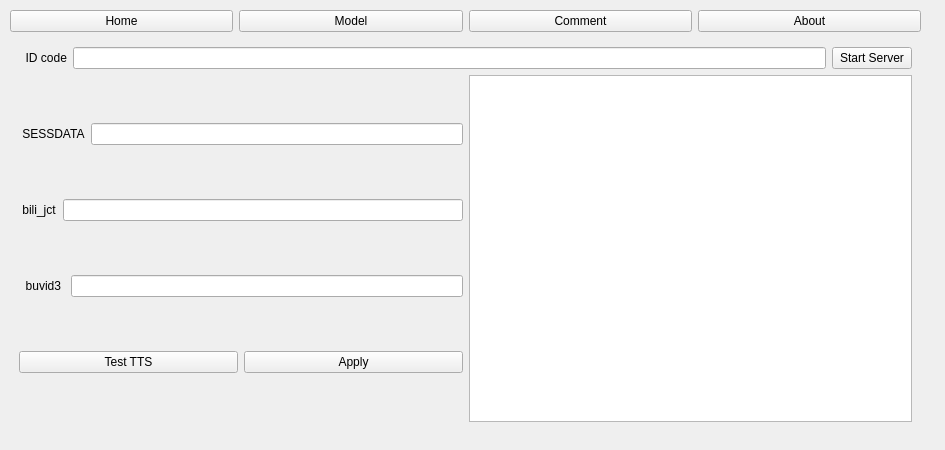
<?xml version="1.0" encoding="UTF-8"?>
<ui version="4.0">
 <class>MainWindow</class>
 <widget class="QMainWindow" name="MainWindow">
  <property name="geometry">
   <rect>
    <x>0</x>
    <y>0</y>
    <width>945</width>
    <height>450</height>
   </rect>
  </property>
  <property name="sizePolicy">
   <sizepolicy hsizetype="Fixed" vsizetype="Fixed">
    <horstretch>0</horstretch>
    <verstretch>0</verstretch>
   </sizepolicy>
  </property>
  <property name="minimumSize">
   <size>
    <width>945</width>
    <height>450</height>
   </size>
  </property>
  <property name="maximumSize">
   <size>
    <width>945</width>
    <height>450</height>
   </size>
  </property>
  <property name="windowTitle">
   <string>BiliStreamEcho</string>
  </property>
  <widget class="QWidget" name="centralwidget">
   <widget class="QWidget" name="layoutWidget">
    <property name="geometry">
     <rect>
      <x>10</x>
      <y>10</y>
      <width>911</width>
      <height>421</height>
     </rect>
    </property>
    <layout class="QVBoxLayout" name="verticalLayout_13">
     <item>
      <layout class="QHBoxLayout" name="horizontalLayout">
       <item>
        <widget class="QPushButton" name="pushButton_1">
         <property name="text">
          <string>Home</string>
         </property>
        </widget>
       </item>
       <item>
        <widget class="QPushButton" name="pushButton_2">
         <property name="text">
          <string>Model</string>
         </property>
        </widget>
       </item>
       <item>
        <widget class="QPushButton" name="pushButton_3">
         <property name="text">
          <string>Comment</string>
         </property>
        </widget>
       </item>
       <item>
        <widget class="QPushButton" name="pushButton_4">
         <property name="text">
          <string>About</string>
         </property>
        </widget>
       </item>
      </layout>
     </item>
     <item>
      <widget class="QStackedWidget" name="stackedWidget">
       <property name="currentIndex">
        <number>0</number>
       </property>
       <widget class="QWidget" name="page">
        <layout class="QGridLayout" name="gridLayout_6">
         <item row="0" column="0">
          <layout class="QVBoxLayout" name="verticalLayout_19">
           <item>
            <layout class="QHBoxLayout" name="horizontalLayout_6">
             <item>
              <widget class="QLabel" name="label_16">
               <property name="text">
                <string>  ID code</string>
               </property>
              </widget>
             </item>
             <item>
              <widget class="QLineEdit" name="lineEdit_3"/>
             </item>
             <item>
              <widget class="QPushButton" name="pushButton">
               <property name="text">
                <string>Start Server</string>
               </property>
              </widget>
             </item>
            </layout>
           </item>
           <item>
            <layout class="QHBoxLayout" name="horizontalLayout_7">
             <item>
              <layout class="QVBoxLayout" name="verticalLayout_10">
               <item>
                <layout class="QHBoxLayout" name="horizontalLayout_4">
                 <item>
                  <widget class="QLabel" name="label_13">
                   <property name="text">
                    <string> SESSDATA</string>
                   </property>
                  </widget>
                 </item>
                 <item>
                  <widget class="QLineEdit" name="lineEdit_10">
                   <property name="echoMode">
                    <enum>QLineEdit::PasswordEchoOnEdit</enum>
                   </property>
                  </widget>
                 </item>
                </layout>
               </item>
               <item>
                <layout class="QHBoxLayout" name="horizontalLayout_8">
                 <item>
                  <widget class="QLabel" name="label_21">
                   <property name="text">
                    <string> bili_jct</string>
                   </property>
                  </widget>
                 </item>
                 <item>
                  <widget class="QLineEdit" name="lineEdit_11">
                   <property name="echoMode">
                    <enum>QLineEdit::PasswordEchoOnEdit</enum>
                   </property>
                  </widget>
                 </item>
                </layout>
               </item>
               <item>
                <layout class="QHBoxLayout" name="horizontalLayout_9">
                 <item>
                  <widget class="QLabel" name="label_22">
                   <property name="text">
                    <string>  buvid3 </string>
                   </property>
                  </widget>
                 </item>
                 <item>
                  <widget class="QLineEdit" name="lineEdit_12">
                   <property name="echoMode">
                    <enum>QLineEdit::PasswordEchoOnEdit</enum>
                   </property>
                  </widget>
                 </item>
                </layout>
               </item>
               <item>
                <layout class="QHBoxLayout" name="horizontalLayout_10">
                 <item>
                  <widget class="QPushButton" name="pushButton_9">
                   <property name="text">
                    <string>Test TTS</string>
                   </property>
                  </widget>
                 </item>
                 <item>
                  <widget class="QPushButton" name="pushButton_12">
                   <property name="text">
                    <string>Apply</string>
                   </property>
                  </widget>
                 </item>
                </layout>
               </item>
              </layout>
             </item>
             <item>
              <widget class="QPlainTextEdit" name="plainTextEdit">
               <property name="plainText">
                <string/>
               </property>
              </widget>
             </item>
            </layout>
           </item>
          </layout>
         </item>
        </layout>
       </widget>
       <widget class="QWidget" name="page_2">
        <layout class="QGridLayout" name="gridLayout_2">
         <item row="0" column="0">
          <layout class="QVBoxLayout" name="verticalLayout_7">
           <item>
            <layout class="QHBoxLayout" name="modelselect">
             <item>
              <layout class="QVBoxLayout" name="verticalLayout_15">
               <item>
                <widget class="QPushButton" name="pushButton_10">
                 <property name="text">
                  <string>Refresh</string>
                 </property>
                </widget>
               </item>
               <item>
                <widget class="QPushButton" name="pushButton_11">
                 <property name="text">
                  <string>File Path</string>
                 </property>
                </widget>
               </item>
              </layout>
             </item>
             <item>
              <widget class="QLabel" name="label_9">
               <property name="text">
                <string>       GPT_Model</string>
               </property>
              </widget>
             </item>
             <item>
              <widget class="QComboBox" name="comboBox_6"/>
             </item>
             <item>
              <widget class="QLabel" name="label_10">
               <property name="text">
                <string>        SoVITS_Model</string>
               </property>
              </widget>
             </item>
             <item>
              <widget class="QComboBox" name="comboBox_5"/>
             </item>
            </layout>
           </item>
           <item>
            <layout class="QHBoxLayout" name="referdetail_2">
             <item>
              <widget class="QLabel" name="label_6">
               <property name="text">
                <string>   Reference Audio  </string>
               </property>
              </widget>
             </item>
             <item>
              <widget class="QLineEdit" name="lineEdit_6"/>
             </item>
             <item>
              <layout class="QVBoxLayout" name="verticalLayout_14"/>
             </item>
            </layout>
           </item>
           <item>
            <layout class="QHBoxLayout" name="referdetail">
             <item>
              <widget class="QLabel" name="label_7">
               <property name="text">
                <string>   Audio Subtitle   </string>
               </property>
              </widget>
             </item>
             <item>
              <widget class="QLineEdit" name="lineEdit_4"/>
             </item>
             <item>
              <layout class="QVBoxLayout" name="verticalLayout_4"/>
             </item>
            </layout>
           </item>
           <item>
            <layout class="QHBoxLayout" name="horizontalLayout_2">
             <item>
              <layout class="QHBoxLayout" name="modeldetail">
               <item>
                <layout class="QVBoxLayout" name="verticalLayout">
                 <item>
                  <widget class="QLabel" name="label">
                   <property name="toolTip">
                    <string>toolTip test</string>
                   </property>
                   <property name="text">
                    <string>   top_k</string>
                   </property>
                  </widget>
                 </item>
                 <item>
                  <widget class="QLabel" name="label_2">
                   <property name="text">
                    <string>   top_p</string>
                   </property>
                  </widget>
                 </item>
                 <item>
                  <widget class="QLabel" name="label_3">
                   <property name="text">
                    <string>temperature</string>
                   </property>
                  </widget>
                 </item>
                </layout>
               </item>
               <item>
                <layout class="QVBoxLayout" name="verticalLayout_2">
                 <item>
                  <widget class="QSlider" name="horizontalSlider">
                   <property name="minimum">
                    <number>1</number>
                   </property>
                   <property name="maximum">
                    <number>100</number>
                   </property>
                   <property name="value">
                    <number>5</number>
                   </property>
                   <property name="orientation">
                    <enum>Qt::Horizontal</enum>
                   </property>
                  </widget>
                 </item>
                 <item>
                  <widget class="QSlider" name="horizontalSlider_2">
                   <property name="maximum">
                    <number>100</number>
                   </property>
                   <property name="singleStep">
                    <number>5</number>
                   </property>
                   <property name="pageStep">
                    <number>10</number>
                   </property>
                   <property name="value">
                    <number>100</number>
                   </property>
                   <property name="orientation">
                    <enum>Qt::Horizontal</enum>
                   </property>
                  </widget>
                 </item>
                 <item>
                  <widget class="QSlider" name="horizontalSlider_3">
                   <property name="maximum">
                    <number>100</number>
                   </property>
                   <property name="singleStep">
                    <number>5</number>
                   </property>
                   <property name="value">
                    <number>100</number>
                   </property>
                   <property name="orientation">
                    <enum>Qt::Horizontal</enum>
                   </property>
                  </widget>
                 </item>
                </layout>
               </item>
               <item>
                <layout class="QVBoxLayout" name="verticalLayout_3">
                 <item>
                  <widget class="QSpinBox" name="spinBox">
                   <property name="minimum">
                    <number>1</number>
                   </property>
                   <property name="maximum">
                    <number>100</number>
                   </property>
                   <property name="value">
                    <number>5</number>
                   </property>
                  </widget>
                 </item>
                 <item>
                  <widget class="QDoubleSpinBox" name="doubleSpinBox">
                   <property name="maximum">
                    <double>1.000000000000000</double>
                   </property>
                   <property name="singleStep">
                    <double>0.050000000000000</double>
                   </property>
                   <property name="value">
                    <double>1.000000000000000</double>
                   </property>
                  </widget>
                 </item>
                 <item>
                  <widget class="QDoubleSpinBox" name="doubleSpinBox_2">
                   <property name="maximum">
                    <double>1.000000000000000</double>
                   </property>
                   <property name="singleStep">
                    <double>0.050000000000000</double>
                   </property>
                   <property name="value">
                    <double>1.000000000000000</double>
                   </property>
                  </widget>
                 </item>
                </layout>
               </item>
              </layout>
             </item>
             <item>
              <layout class="QHBoxLayout" name="cutlayout">
               <item>
                <layout class="QVBoxLayout" name="verticalLayout_5">
                 <item>
                  <widget class="QLabel" name="label_5">
                   <property name="text">
                    <string> Reference_Language </string>
                   </property>
                  </widget>
                 </item>
                 <item>
                  <widget class="QLabel" name="label_8">
                   <property name="text">
                    <string> Cutting_Method </string>
                   </property>
                  </widget>
                 </item>
                 <item>
                  <widget class="QLabel" name="label_4">
                   <property name="text">
                    <string> Output_Language </string>
                   </property>
                  </widget>
                 </item>
                </layout>
               </item>
               <item>
                <layout class="QVBoxLayout" name="verticalLayout_6">
                 <item>
                  <widget class="QComboBox" name="comboBox_2">
                   <item>
                    <property name="text">
                     <string>Chinese</string>
                    </property>
                   </item>
                   <item>
                    <property name="text">
                     <string>English</string>
                    </property>
                   </item>
                   <item>
                    <property name="text">
                     <string>Japanese</string>
                    </property>
                   </item>
                   <item>
                    <property name="text">
                     <string>Chinese and English</string>
                    </property>
                   </item>
                   <item>
                    <property name="text">
                     <string>Japanese and English</string>
                    </property>
                   </item>
                   <item>
                    <property name="text">
                     <string>Multilingual</string>
                    </property>
                   </item>
                  </widget>
                 </item>
                 <item>
                  <widget class="QComboBox" name="comboBox_4">
                   <item>
                    <property name="text">
                     <string>No slice</string>
                    </property>
                   </item>
                   <item>
                    <property name="text">
                     <string>Slice once every 4 sentences</string>
                    </property>
                   </item>
                   <item>
                    <property name="text">
                     <string>Cut per 50 characters</string>
                    </property>
                   </item>
                   <item>
                    <property name="text">
                     <string>Slice by Chinese punct</string>
                    </property>
                   </item>
                   <item>
                    <property name="text">
                     <string>Slice by English punct</string>
                    </property>
                   </item>
                   <item>
                    <property name="text">
                     <string>Slice by every punct</string>
                    </property>
                   </item>
                  </widget>
                 </item>
                 <item>
                  <widget class="QComboBox" name="comboBox_7">
                   <item>
                    <property name="text">
                     <string>Chinese</string>
                    </property>
                   </item>
                   <item>
                    <property name="text">
                     <string>English</string>
                    </property>
                   </item>
                   <item>
                    <property name="text">
                     <string>Japanese</string>
                    </property>
                   </item>
                   <item>
                    <property name="text">
                     <string>Chinese and English</string>
                    </property>
                   </item>
                   <item>
                    <property name="text">
                     <string>Japanese and English</string>
                    </property>
                   </item>
                   <item>
                    <property name="text">
                     <string>Multilingual</string>
                    </property>
                   </item>
                  </widget>
                 </item>
                </layout>
               </item>
              </layout>
             </item>
             <item>
              <widget class="QPushButton" name="pushButton_5">
               <property name="text">
                <string>Apply</string>
               </property>
              </widget>
             </item>
            </layout>
           </item>
          </layout>
         </item>
        </layout>
       </widget>
       <widget class="QWidget" name="page_3">
        <layout class="QGridLayout" name="gridLayout_4">
         <item row="0" column="0">
          <layout class="QVBoxLayout" name="verticalLayout_16">
           <item>
            <widget class="QLabel" name="label_17">
             <property name="text">
              <string>When receiving a comment:</string>
             </property>
            </widget>
           </item>
           <item>
            <widget class="QLineEdit" name="lineEdit_5"/>
           </item>
           <item>
            <widget class="QLabel" name="label_18">
             <property name="text">
              <string>When receiving a super chat:</string>
             </property>
            </widget>
           </item>
           <item>
            <widget class="QLineEdit" name="lineEdit_7"/>
           </item>
           <item>
            <widget class="QLabel" name="label_19">
             <property name="text">
              <string>When receiving a gift:</string>
             </property>
            </widget>
           </item>
           <item>
            <widget class="QLineEdit" name="lineEdit_8"/>
           </item>
           <item>
            <widget class="QLabel" name="label_20">
             <property name="text">
              <string>When a user joins as a member:</string>
             </property>
            </widget>
           </item>
           <item>
            <widget class="QLineEdit" name="lineEdit_9"/>
           </item>
          </layout>
         </item>
         <item row="0" column="2">
          <layout class="QVBoxLayout" name="verticalLayout_9">
           <item>
            <layout class="QHBoxLayout" name="horizontalLayout_3">
             <item>
              <widget class="QLabel" name="label_11">
               <property name="text">
                <string>Block Words</string>
               </property>
              </widget>
             </item>
             <item>
              <widget class="QLineEdit" name="lineEdit"/>
             </item>
             <item>
              <widget class="QPushButton" name="pushButton_6">
               <property name="text">
                <string>ADD</string>
               </property>
              </widget>
             </item>
             <item>
              <widget class="QPushButton" name="pushButton_13">
               <property name="text">
                <string>DELETE</string>
               </property>
              </widget>
             </item>
            </layout>
           </item>
           <item>
            <layout class="QVBoxLayout" name="verticalLayout_8">
             <item>
              <widget class="QLabel" name="label_12">
               <property name="text">
                <string>Block Words List</string>
               </property>
              </widget>
             </item>
             <item>
              <widget class="QListView" name="listView"/>
             </item>
            </layout>
           </item>
          </layout>
         </item>
         <item row="1" column="0">
          <widget class="QCheckBox" name="checkBox">
           <property name="text">
            <string>Punctuation filter</string>
           </property>
          </widget>
         </item>
         <item row="1" column="2">
          <widget class="QPushButton" name="pushButton_7">
           <property name="text">
            <string>Apply</string>
           </property>
          </widget>
         </item>
        </layout>
       </widget>
       <widget class="QWidget" name="page_4">
        <layout class="QGridLayout" name="gridLayout_5">
         <item row="0" column="0">
          <layout class="QVBoxLayout" name="verticalLayout_11">
           <item>
            <layout class="QHBoxLayout" name="horizontalLayout_5">
             <item>
              <widget class="QLabel" name="label_14">
               <property name="text">
                <string> System_Language </string>
               </property>
              </widget>
             </item>
             <item>
              <widget class="QComboBox" name="comboBox_3">
               <item>
                <property name="text">
                 <string>English</string>
                </property>
               </item>
               <item>
                <property name="text">
                 <string>Chinese</string>
                </property>
               </item>
              </widget>
             </item>
             <item>
              <widget class="QPushButton" name="pushButton_8">
               <property name="text">
                <string>Apply</string>
               </property>
              </widget>
             </item>
            </layout>
           </item>
           <item>
            <layout class="QHBoxLayout" name="horizontalLayout_11">
             <item>
              <widget class="QLabel" name="label_23">
               <property name="text">
                <string>                       中文教程</string>
               </property>
              </widget>
             </item>
             <item>
              <widget class="QLabel" name="label_24">
               <property name="text">
                <string>                     English Tutorial</string>
               </property>
              </widget>
             </item>
            </layout>
           </item>
          </layout>
         </item>
        </layout>
       </widget>
      </widget>
     </item>
    </layout>
   </widget>
  </widget>
 </widget>
 <resources/>
 <connections>
  <connection>
   <sender>horizontalSlider</sender>
   <signal>valueChanged(int)</signal>
   <receiver>spinBox</receiver>
   <slot>setValue(int)</slot>
   <hints>
    <hint type="sourcelabel">
     <x>476</x>
     <y>382</y>
    </hint>
    <hint type="destinationlabel">
     <x>553</x>
     <y>377</y>
    </hint>
   </hints>
  </connection>
  <connection>
   <sender>spinBox</sender>
   <signal>valueChanged(int)</signal>
   <receiver>horizontalSlider</receiver>
   <slot>setValue(int)</slot>
   <hints>
    <hint type="sourcelabel">
     <x>543</x>
     <y>388</y>
    </hint>
    <hint type="destinationlabel">
     <x>510</x>
     <y>385</y>
    </hint>
   </hints>
  </connection>
 </connections>
</ui>
